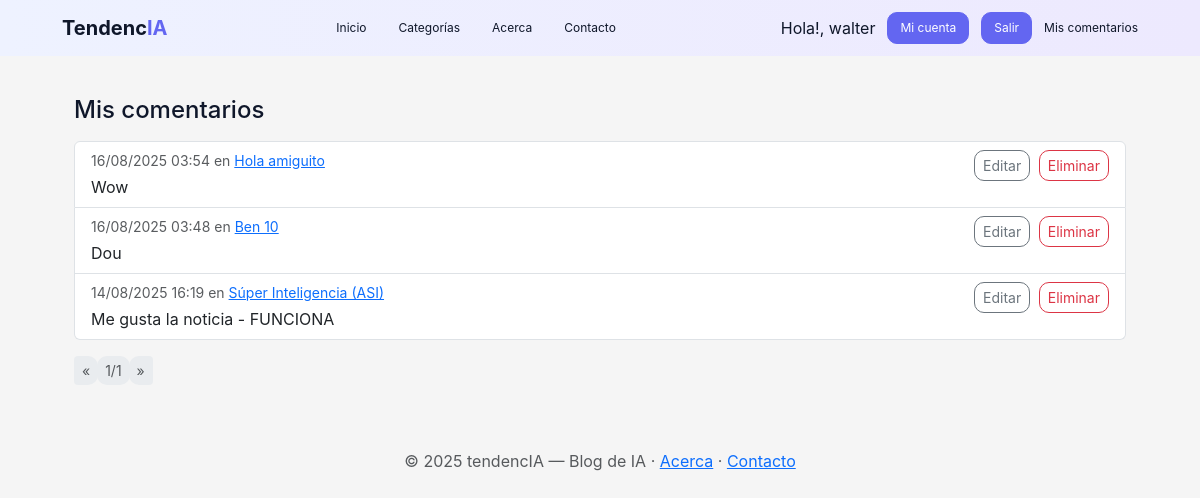
/usuarios/mis-comentarios/ (signed in), run on the app's committed database.
### apps/usuarios/models.py (models this page shows, shortened)
class Usuario(AbstractUser):
    avatar = models.ImageField(upload_to='avatars/', blank=True, null=True)
    edad = models.PositiveIntegerField(blank=True, null=True)
    class Rol(models.TextChoices):
        VISITANTE = 'visitante', 'Visitante'
        LECTOR    = 'lector',    'Lector'
        ESCRITOR  = 'escritor',  'Escritor'
        ADMIN     = 'admin',     'Administrador'
    rol = models.CharField(
        max_length=20,
        choices=Rol.choices,
        default=Rol.LECTOR,
    )
    class Meta:
        ordering = ['username']
        verbose_name = 'Usuario'
        verbose_name_plural = 'Usuarios'

### apps/comentarios/models.py (models this page shows, shortened)
class Comentario(models.Model):
    post = models.ForeignKey('posts.Post', on_delete=models.CASCADE, related_name='comentarios')
    usuario = models.ForeignKey(
        settings.AUTH_USER_MODEL,
        on_delete=models.CASCADE,
        related_name='comentarios'
    )
    contenido = models.TextField()
    fecha_hora = models.DateTimeField(auto_now_add=True)
    class Meta:
        ordering = ['-fecha_hora']

### apps/posts/models.py (models this page shows, shortened)
class Post(models.Model):
    titulo = models.CharField(max_length=200)
    resumen = models.CharField(max_length=300)
    contenido = models.TextField()
    fecha_hora = models.DateTimeField(auto_now_add=True)
    autor = models.ForeignKey(
        settings.AUTH_USER_MODEL,
        on_delete=models.CASCADE,
        related_name='posts'
    )
    categorias = models.ManyToManyField(Categoria, related_name='posts', blank=True)
    tags = models.ManyToManyField(Tag, related_name='posts', blank=True)
    imagen = models.ImageField(upload_to='post_images/', blank=True, null=True)
    class Meta:
        ordering = ['-fecha_hora']

### apps/usuarios/views.py (the view)
# urls.py: path("mis-comentarios/", views.mis_comentarios, name="mis_comentarios"),
@login_required
def mis_comentarios(request):
    qs = (
        Comentario.objects
        .filter(usuario=request.user)
        .select_related("post")
        .order_by("-fecha_hora")
    )
    page_obj = Paginator(qs, 10).get_page(request.GET.get("page"))
    return render(request, "usuarios/mis_comentarios.html", {
        "page_obj": page_obj,
        "titulo_pagina": "Mis comentarios",
    })

### apps/usuarios/templates/usuarios/mis_comentarios.html (shortened to what this page needs)
{% extends "base.html" %}
{% block content %}
<div class="container py-3">
  <h1 class="h4 mb-3">{{ titulo_pagina|default:"Mis comentarios" }}</h1>
  {% if page_obj and page_obj.paginator.count %}
    <ul class="list-group">
      {% for c in page_obj %}
        <li class="list-group-item">
          <div class="d-flex justify-content-between align-items-start gap-3">
            <div class="flex-grow-1">
              <div class="small text-muted mb-1">
                {{ c.fecha_hora|date:"d/m/Y H:i" }} en
                <a href="{% url 'posts:post_detalle' c.post.pk %}#comentario-{{ c.pk }}">{{ c.post.titulo }}</a>
              </div>
              <div>{{ c.contenido|linebreaksbr }}</div>
            </div>
            <div class="text-nowrap">
              <a class="btn btn-sm btn-outline-secondary" href="{% url 'posts:comentario_editar' c.pk %}">Editar</a>
              <a class="btn btn-sm btn-outline-danger ms-1" href="{% url 'posts:comentario_eliminar' c.pk %}">Eliminar</a>
            </div>
          </div>
        </li>
      {% endfor %}
    </ul>
    <nav class="mt-3">
      <ul class="pagination pagination-sm mb-0">
        {% if page_obj.has_previous %}
          <li class="page-item"><a class="page-link" href="?page={{ page_obj.previous_page_number }}">«</a></li>
        {% else %}
          <li class="page-item disabled"><span class="page-link">«</span></li>
        {% endif %}
        <li class="page-item disabled">
          <span class="page-link">{{ page_obj.number }}/{{ page_obj.paginator.num_pages }}</span>
        </li>
        {% if page_obj.has_next %}
          <li class="page-item"><a class="page-link" href="?page={{ page_obj.next_page_number }}">»</a></li>
        {% else %}
          <li class="page-item disabled"><span class="page-link">»</span></li>
        {% endif %}
      </ul>
    </nav>
  {% else %}
    <div class="alert alert-info">Todavía no hiciste comentarios.</div>
  {% endif %}
</div>
{% endblock %}

### apps/usuarios/templates/base.html (shortened to what this page needs)
<!DOCTYPE html>
<html lang="es">
<head>
  {% load static %}
  <link href="https://cdn.jsdelivr.net/npm/bootstrap@5.3.3/dist/css/bootstrap.min.css" rel="stylesheet">
  <link rel="stylesheet" href="{% static 'css/site.css' %}">
</head>
<body>
  {% if request.resolver_match %}
  {% if request.resolver_match.url_name != "login" %}
  {% if request.resolver_match.url_name != "register" %}
  <nav class="navbar navbar-expand-lg navbar-dark">
    <div class="container">
      <a class="navbar-brand" href="{% url 'posts:feed' %}">
        Tendenc<span class="logo-ia">IA</span>
      </a>
      <div class="collapse navbar-collapse" id="mainNav">
        <ul class="navbar-nav me-auto">
          <li class="nav-item">
            <a class="nav-link {% if request.resolver_match.url_name == 'feed' %}active{% endif %}"
              href="{% url 'posts:feed' %}">Inicio</a>
          </li>
          <li class="nav-item">
            <a class="nav-link {% if request.resolver_match.url_name == 'categorias' %}active{% endif %}"
              href="{% url 'posts:categorias' %}">Categorías</a>
          </li>
          <li class="nav-item">
            <a class="nav-link {% if request.resolver_match.url_name == 'acerca' %}active{% endif %}"
              href="{% url 'posts:acerca' %}">Acerca</a>
          </li>
          <li class="nav-item">
            <a class="nav-link {% if request.resolver_match.url_name == 'contacto' %}active{% endif %}"
              href="{% url 'posts:contacto' %}">Contacto</a>
          </li>
        </ul>
        <ul class="navbar-nav ms-auto align-items-center">
          <li class="nav-item d-flex align-items-center">
            {% if user.is_authenticated %}
            <span class="navbar-text">Hola!, {{ user.first_name|default:user.username }}</span>
            {% else %}
            <span class="navbar-text">Hola!, visitante</span>
            {% endif %}
          </li>
          {% if user.is_authenticated %}
          <li class="nav-item">
            <a class="btn btn-navbar" href="{% url 'usuarios:profile' %}">Mi cuenta</a>
          </li>
          <li class="nav-item">
            <form method="post" action="{% url 'usuarios:logout' %}" class="d-inline m-0 p-0">
              <button class="btn btn-navbar" type="submit">Salir</button>
            </form>
          </li>
          <li class="nav-item">
            <a class="nav-link {% if request.resolver_match.url_name == 'mis_comentarios' %}active{% endif %}"
              href="{% url 'usuarios:mis_comentarios' %}">Mis comentarios</a>
          </li>
          {% endif %}
        </ul>
      </div>
    </div>
  </nav>
  {% endif %}
  {% endif %}
  {% endif %}
  <main class="container py-4">
    {% block content %}{% endblock %}
  </main>
  <footer class="text-center text-muted py-4">
    © {% now "Y" %} tendencIA — Blog de IA ·
    <a href="{% url 'posts:acerca' %}">Acerca</a> ·
    <a href="{% url 'posts:contacto' %}">Contacto</a>
  </footer>
</body>
</html>

### tendencIA/static/css/site.css (style rules this page uses)
:root { --brand: #F5F5F5; --brand-dark: #F5F5F5; --bg: #F5F5F5; --card: #ffffff; --muted: #475569; --radius: 16px; --shadow: 0 6px 20px rgba(16, 24, 40, .08); --shadow-hover: 0 10px 30px rgba(16, 24, 40, .14); --purple: #6366F1; --navbar-color: #0F172A; }
html, body { background: var(--bg); font-family: 'Inter', sans-serif; color: var(--navbar-color); }
.container { max-width: 1100px; }
.navbar { background: linear-gradient(90deg, #EEF2FF, #EDE9FE); display: flex; justify-content: center; font-family: 'Inter', sans-serif; }
.navbar .navbar-nav.me-auto { display: flex; justify-content: center; gap: 2rem; flex: 1; }
.navbar .nav-link, .navbar .nav-link.navbar-text, .navbar .btn-link { color: var(--navbar-color) !important; font-family: 'Inter', sans-serif; font-size: 12px; background-color: transparent !important; padding: 0 !important; border-radius: 0 !important; text-decoration: none; }
.navbar .nav-link:hover, .navbar .nav-link.active { color: var(--navbar-color) !important; background-color: transparent !important; text-decoration: none; }
.navbar-brand { font-family: 'Inter', sans-serif; color: var(--navbar-color) !important; font-weight: 700; }
.navbar-brand .logo-ia { color: var(--purple); }
.navbar .btn-auth, .navbar .btn-navbar { background-color: var(--purple); border-color: var(--purple); color: #fff; font-family: 'Inter', sans-serif; font-size: 12px; padding: .35rem .75rem; border-radius: 10px; display: inline-flex; align-items: center; justify-content: center; text-decoration: none; }
.navbar .navbar-nav.ms-auto .nav-item { margin-left: 0.75rem; }
.navbar .navbar-text { color: var(--navbar-color) !important; font-family: 'Inter', sans-serif; margin: 0; }
.btn { border-radius: 10px; }
.pagination .page-link { border: 0; border-radius: 10px; }

### data on the page
Usuario: first_name "walter"
Comentario: fecha_hora "16/08/2025 03:54", post.titulo "Hola amiguito", contenido "Wow"
Comentario: fecha_hora "16/08/2025 03:48", post.titulo "Ben 10", contenido "Dou"
Comentario: fecha_hora "14/08/2025 16:19", post.titulo "Súper Inteligencia (ASI)", contenido "Me gusta la noticia - FUNCIONA"

### other printed values
{{ titulo_pagina|default:"Mis comentarios" }} "Mis comentarios"
{{ page_obj.number }} "1"
{{ page_obj.paginator.num_pages }} "1"
